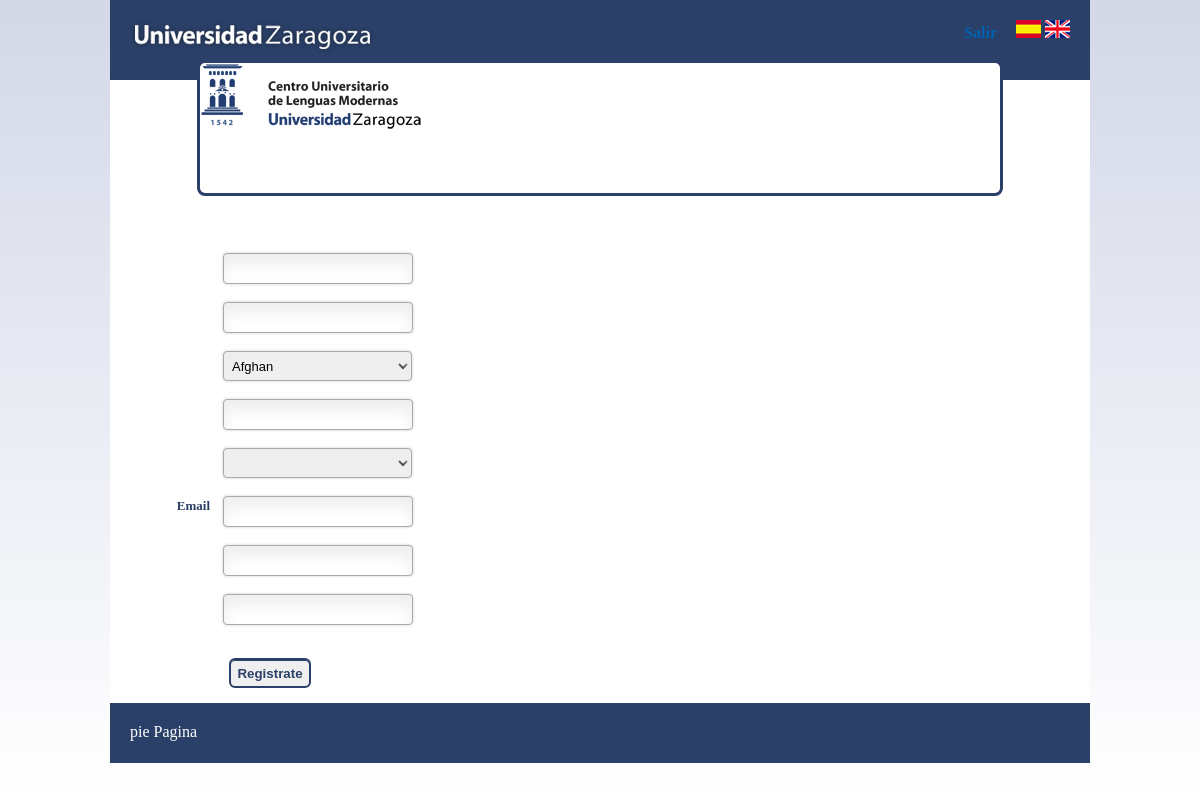
/registro.php, run on an earlier commit of the app's database.
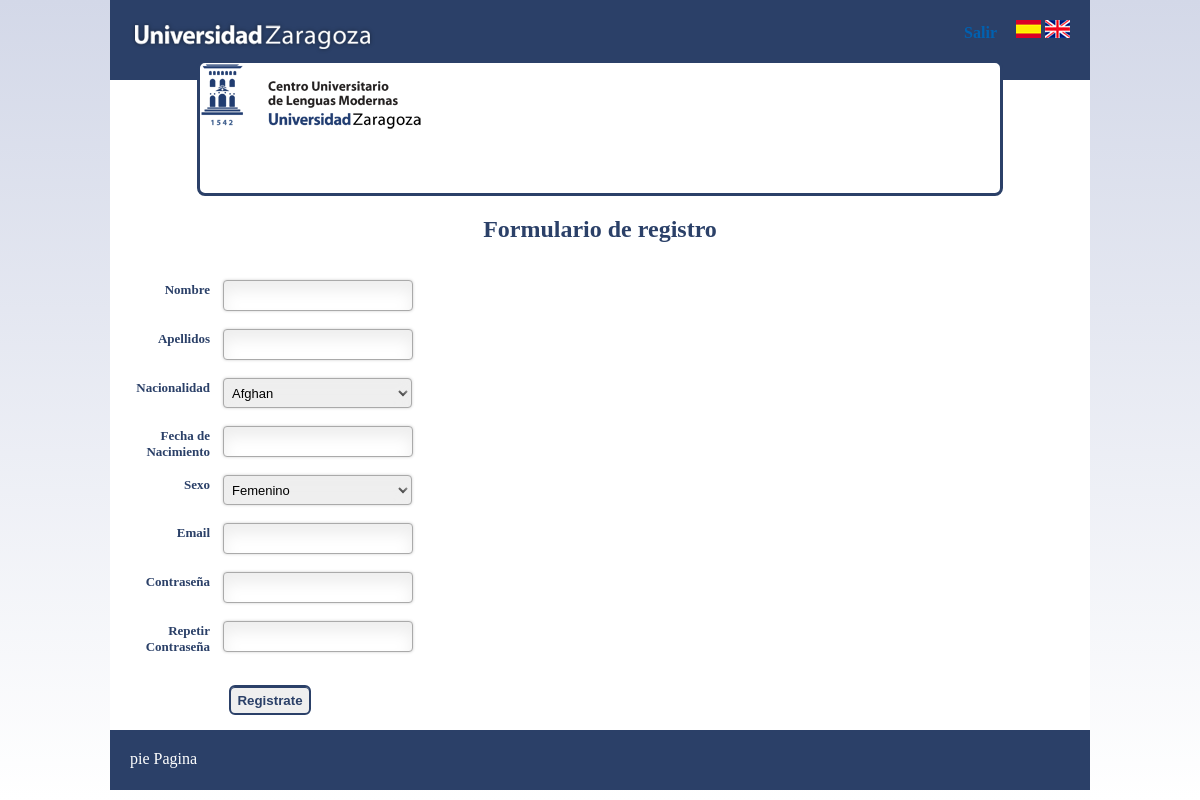
And on a later commit of the database.
### tables this page shows
create table `traducciones` (
	`id` int (11),
	`clave` varchar (765),
	`valor` varchar (765),
	`lang` varchar (9)
);

### modelos/clsUtil.php (called while the page is built, shortened)
<?php
class ClsUtil {
public function trad($clave,$lang='es'){
	$datos = new clsDatos();
	$conexion=$datos->conexion;
	$sql = "SELECT valor FROM traducciones WHERE clave='$clave' AND lang='$lang'";
	$resultado = mysqli_query($conexion,$sql) or die(mysql_error());
	$res = mysqli_fetch_assoc($resultado);
	return $res['valor'];
}
public function getURL(){
	$url="http://".$_SERVER['HTTP_HOST'].":".$_SERVER['SERVER_PORT'].$_SERVER['REQUEST_URI'];
	$ar_url=explode('?',$url);
	return $ar_url[0];
}
public function getNacionalidades(){
return $nacionalidades;
}
}
?>

### registro.php (the view, shortened to what this page needs)
<?php
require_once("top.php");
?>
	<div id="central">
		<h2><?php echo $util->trad("formulario_registro",$lang);?></h2>
		<form name="formulario" method="POST" action="do.php">
			<div id="sidebar">
				<div >
					<label for="nombre"><?php echo $util->trad("nombre",$lang);?></label>
					<input type="text" name="nombre" id="nombre" value="" />
				</div><br>
				<div >
					<label for="apellidos"><?php echo $util->trad("apellidos",$lang);?></label>
					<input type="text" name="apellidos" id="apellidos" value="" />
				</div>
				<br>
				<div >
					<label for="nacionalidad"><?php echo $util->trad("nacionalidad",$lang);?></label>
					<select name="nacionalidad" id="nacionalidad">
					<?php
						$util=new ClsUtil();
						$ar_nacionalidades= $util->getNacionalidades();
						foreach($ar_nacionalidades as $nacionalidad){ ?>
							<option value="<?php echo $nacionalidad?>"><?php echo $nacionalidad?></option>
						<?php }	?>
					</select>
				</div><br>
				<div >
					<label for="fechanacimiento"><?php echo $util->trad("nacimiento",$lang);?></label>
					<input type="text" name="fechanacimiento" id="datepicker" value="" />
				</div><br>
				<div >
					<label for="sexo"><?php echo $util->trad("sexo",$lang);?></label>
					<select name="sexo" id="sexo">
						<option value="F"><?php echo $util->trad("femenino",$lang);?></option>
						<option value="M"><?php echo $util->trad("masculino",$lang);?></option>
					</select>
				</div>
				<br>
				<div>
					<label for="email">Email</label>
					<input type="text" name="email" id="email" value="" />
				</div><br>
				<div >
					<label for="contrasena"><?php echo $util->trad("contrasena",$lang);?></label>
					<input type="password" name="contrasena" id="contrasena" value="" />
				</div><br>
				<div >
					<label for="contrasena"><?php echo $util->trad("repetir ",$lang);?></label>
					<input type="password" name="contrasena2" id="contrasena2" value="" />
				</div><br>
				<input type="button" value="<?php echo $util->trad("registro",$lang);?>" onclick="validarCampos()" style="margin:15px;">
			</div>
		</form>
	</div>
<?php
require_once("bottom.php");
?>

### top.php (shortened to what this page needs)
<!DOCTYPE html PUBLIC "-//W3C//DTD XHTML 1.0 Transitional//EN" "http://www.w3.org/TR/xhtml1/DTD/xhtml1-transitional.dtd">
<html xmlns="http://www.w3.org/1999/xhtml">
<head>
<link rel="stylesheet" href="fancybox/source/jquery.fancybox.css?v=2.1.5" type="text/css" media="screen" />
<link rel="stylesheet" href="js/jquery-ui-1.11.3.custom/jquery-ui.css">
<link rel="stylesheet" href="fancybox/source/helpers/jquery.fancybox-buttons.css?v=1.0.5" type="text/css" media="screen" />
<link rel="stylesheet" href="fancybox/source/helpers/jquery.fancybox-thumbs.css?v=1.0.7" type="text/css" media="screen" />
<link rel="stylesheet" type="text/css" href="css/estilos.css" media="screen" />
<link rel="stylesheet" href="css/formulario.css" type="text/css" media="screen"/>
</head>
<?php
function getRequest() {
		$dict=$_GET;
		if (count($dict)==0) $dict = $_POST;
		return $dict;
	}
$dict = getRequest();
require_once("modelos/clsUtil.php");
$util= new clsUtil();
if(isset($dict['lang'])){
	$lang=$dict['lang'];
	$_SESSION['lang']=$lang;
}else if (isset($_SESSION['lang'])){
	$lang=$_SESSION['lang'];
}else{
	$lang='es';
}
$url=$util->getURL();
?>
<body class="gradiante">
<div id="contenedor">
	<header id="logo">
		<div style="float:left">
			<a href="http://www.unizar.es/">
				<img src="./imagenes/titulo.png" />
			</a>
		</div>
		<div style="float:right;margin-right:20px;">
			<span style="margin-right:15px"><a href="do.php?op=salir"><?php echo $util->trad("salir",$lang);?></a></span>
			<a href="<?php echo $url?>?lang=es">
				<img src="./imagenes/esp.gif" />
			</a>
			<a href="<?php echo $url?>?lang=en">
				<img src="./imagenes/eng.gif" />
			</a>
		</div>
	</header >
	<div id="logo_inferior"  >
		<a href="http://culm.unizar.es/">
			<img src="./imagenes/logo.png" />
		</a>
	</div>

### bottom.php
<footer>
		pie Pagina
	</footer>
</div>
</body>
</html>

### css/estilos.css (style rules this page uses)
html { height:100%; }
body { margin:0px; height:100%; }
#contenedor { margin: 0 auto; width:980px; margin-bottom:5px; background-color:#fff; }
header { width:960px; height:60px; padding:20px 0 0 20px; background-color:#2B4068; color: #fff; }
footer { clear: both; width:960px; height:40px; padding:20px 0 0 20px; background-color:#2B4068; color: #fff; }
a, a:visited { text-decoration: none; color:#0061B1; font-weight: bold; }
#logo_inferior { width:800px; height:130px; margin:-20px auto 20px auto; position: relative; border-style: solid; border-color: #2B4068; border-left-width: 0.2em; border-right-width: 0.2em; border-bottom-width: 0.2em; border-radius: 0.5em; background: none repeat scroll 0 0 white; }
#sidebar { float:left; width:300px; margin-top:37px; margin-left:10px; }
.gradiante { background: -moz-linear-gradient(#D3D8E8,white); background: -webkit-linear-gradient(#D3D8E8,white); background: -o-linear-gradient(#D3D8E8,white); background: linear-gradient(#D3D8E8,white)!important; height:100%; }
#central { width:980px; margin:0 auto; text-align:center; margin:10px 0 10px 0; }
#central label { color:#2B4068; font-weight:bold; }

### css/formulario.css (style rules this page uses)
h2 { color:#2B4068; font-weight:bold; margin:0 15px 0 15px; }
form { font-family:Georgia, "Times New Roman", serif; }
label { width: 30%; font-size:13px; float: left; text-align: right; padding:2px 5px 2px 0px; }
input[type="text"], input[type="password"] { height:25px; width:60%; font-size:13px; padding:2px 4px; border:1px solid #aaa; box-shadow: 0px 0px 3px #ccc, 0 10px 15px #eee inset; border-radius:4px; }
input[type="button"], input[type="button"]:active { height:30px; border-radius: 6px; box-shadow: inset 0 1px 0 0 #2B4068; border:2px solid #2B4068; color:#2B4068; font-weight: bolder; padding: 3px 6px 3px 6px; cursor:pointer; }
select { height:30px; width:63%; font-size:13px; padding:2px 4px; border:1px solid #aaa; box-shadow: 0px 0px 3px #ccc, 0 10px 15px #eee inset; border-radius:4px; }

What changed in the data, as far as the page shows it:
added traducciones: valor "Formulario de registro"
added traducciones: valor "Nombre"
added traducciones: valor "Apellidos"
added traducciones: valor "Nacionalidad"
added traducciones: valor "Fecha de Nacimiento"
added traducciones: valor "Sexo"
added traducciones: sexo "Femenino"
added traducciones: valor "Contraseña"
added traducciones: valor "Repetir Contraseña"
